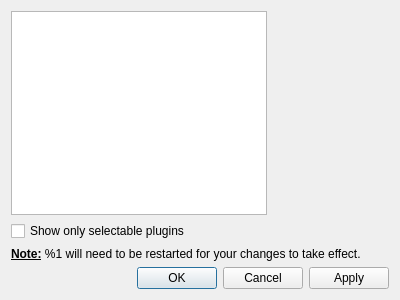
<?xml version="1.0" encoding="UTF-8"?>
<ui version="4.0">
 <class>PluginsDialog</class>
 <widget class="QDialog" name="PluginsDialog">
  <property name="geometry">
   <rect>
    <x>0</x>
    <y>0</y>
    <width>400</width>
    <height>300</height>
   </rect>
  </property>
  <property name="windowTitle">
   <string>Plugins</string>
  </property>
  <layout class="QVBoxLayout" name="layout">
   <item>
    <layout class="QHBoxLayout" name="pluginsLayout">
     <item>
      <widget class="QTreeView" name="treeView">
       <property name="editTriggers">
        <set>QAbstractItemView::NoEditTriggers</set>
       </property>
       <property name="rootIsDecorated">
        <bool>false</bool>
       </property>
       <property name="expandsOnDoubleClick">
        <bool>false</bool>
       </property>
       <attribute name="headerVisible">
        <bool>false</bool>
       </attribute>
      </widget>
     </item>
     <item>
      <layout class="QFormLayout" name="detailsLayout">
       <item row="0" column="0">
        <widget class="QLabel" name="fieldOneLabel">
         <property name="font">
          <font>
           <weight>75</weight>
           <bold>true</bold>
          </font>
         </property>
         <property name="alignment">
          <set>Qt::AlignLeading|Qt::AlignLeft|Qt::AlignTop</set>
         </property>
         <property name="wordWrap">
          <bool>true</bool>
         </property>
        </widget>
       </item>
       <item row="0" column="1">
        <widget class="QLabel" name="fieldOneValue">
         <property name="text">
          <string/>
         </property>
         <property name="wordWrap">
          <bool>true</bool>
         </property>
        </widget>
       </item>
       <item row="1" column="0">
        <widget class="QLabel" name="fieldTwoLabel">
         <property name="font">
          <font>
           <weight>75</weight>
           <bold>true</bold>
          </font>
         </property>
         <property name="alignment">
          <set>Qt::AlignLeading|Qt::AlignLeft|Qt::AlignTop</set>
         </property>
         <property name="wordWrap">
          <bool>true</bool>
         </property>
        </widget>
       </item>
       <item row="1" column="1">
        <widget class="QLabel" name="fieldTwoValue">
         <property name="text">
          <string/>
         </property>
         <property name="wordWrap">
          <bool>true</bool>
         </property>
        </widget>
       </item>
       <item row="2" column="0">
        <widget class="QLabel" name="fieldThreeLabel">
         <property name="font">
          <font>
           <weight>75</weight>
           <bold>true</bold>
          </font>
         </property>
         <property name="alignment">
          <set>Qt::AlignLeading|Qt::AlignLeft|Qt::AlignTop</set>
         </property>
         <property name="wordWrap">
          <bool>true</bool>
         </property>
        </widget>
       </item>
       <item row="2" column="1">
        <widget class="QLabel" name="fieldThreeValue">
         <property name="text">
          <string/>
         </property>
         <property name="wordWrap">
          <bool>true</bool>
         </property>
        </widget>
       </item>
       <item row="3" column="0">
        <widget class="QLabel" name="fieldFourLabel">
         <property name="font">
          <font>
           <weight>75</weight>
           <bold>true</bold>
          </font>
         </property>
         <property name="alignment">
          <set>Qt::AlignLeading|Qt::AlignLeft|Qt::AlignTop</set>
         </property>
         <property name="wordWrap">
          <bool>true</bool>
         </property>
        </widget>
       </item>
       <item row="3" column="1">
        <widget class="QLabel" name="fieldFourValue">
         <property name="text">
          <string/>
         </property>
         <property name="wordWrap">
          <bool>true</bool>
         </property>
        </widget>
       </item>
       <item row="4" column="1">
        <spacer name="horizontalSpacer">
         <property name="orientation">
          <enum>Qt::Horizontal</enum>
         </property>
         <property name="sizeHint" stdset="0">
          <size>
           <width>40</width>
           <height>20</height>
          </size>
         </property>
        </spacer>
       </item>
      </layout>
     </item>
    </layout>
   </item>
   <item>
    <widget class="QCheckBox" name="selectablePluginsCheckBox">
     <property name="text">
      <string>Show only selectable plugins</string>
     </property>
    </widget>
   </item>
   <item>
    <widget class="QLabel" name="noteLabel">
     <property name="text">
      <string>&lt;b&gt;&lt;u&gt;Note:&lt;/u&gt;&lt;/b&gt; %1 will need to be restarted for your changes to take effect.</string>
     </property>
     <property name="wordWrap">
      <bool>true</bool>
     </property>
    </widget>
   </item>
   <item>
    <widget class="QDialogButtonBox" name="buttonBox">
     <property name="standardButtons">
      <set>QDialogButtonBox::Apply|QDialogButtonBox::Cancel|QDialogButtonBox::Ok</set>
     </property>
    </widget>
   </item>
  </layout>
 </widget>
 <resources/>
 <connections/>
</ui>
